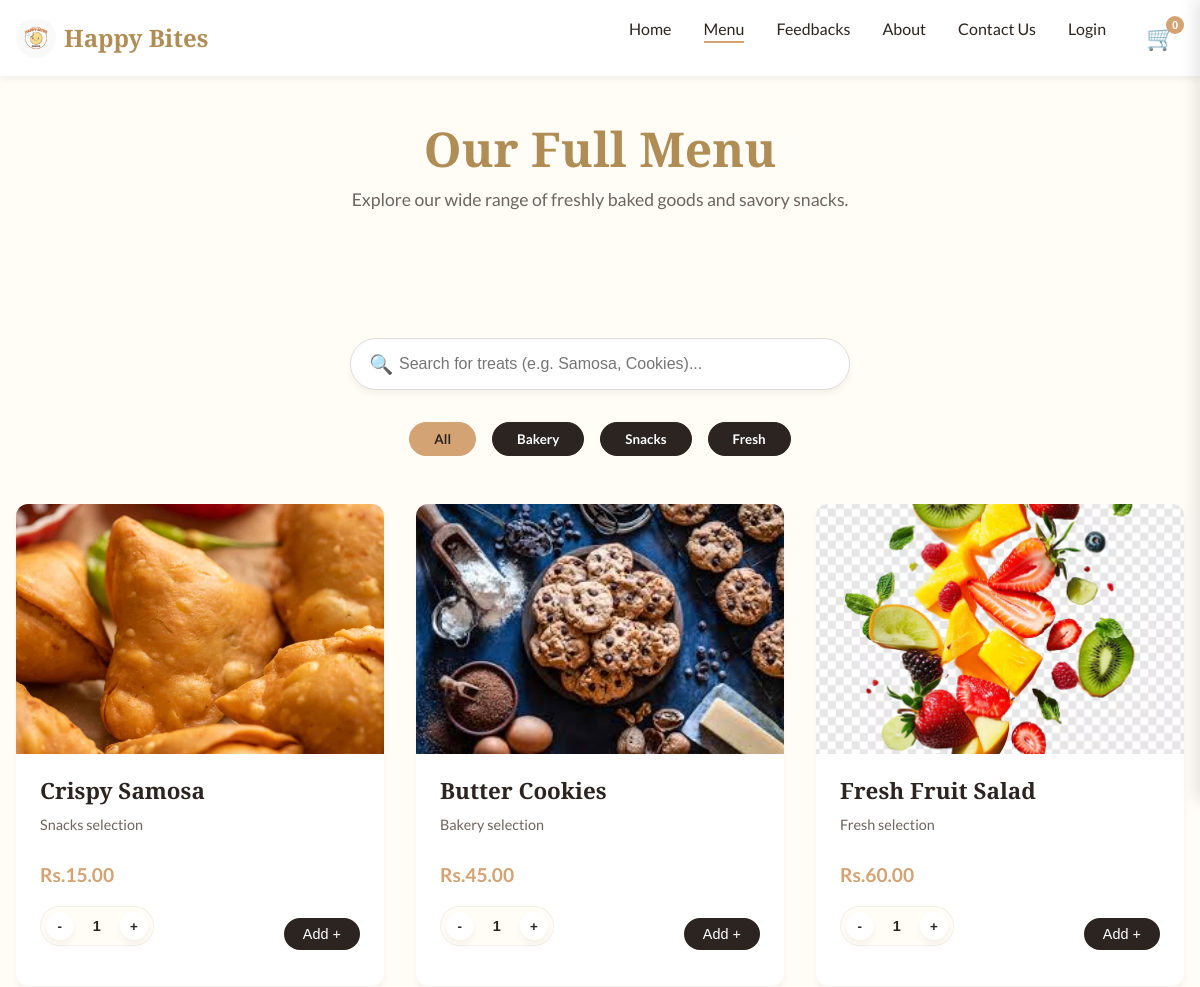
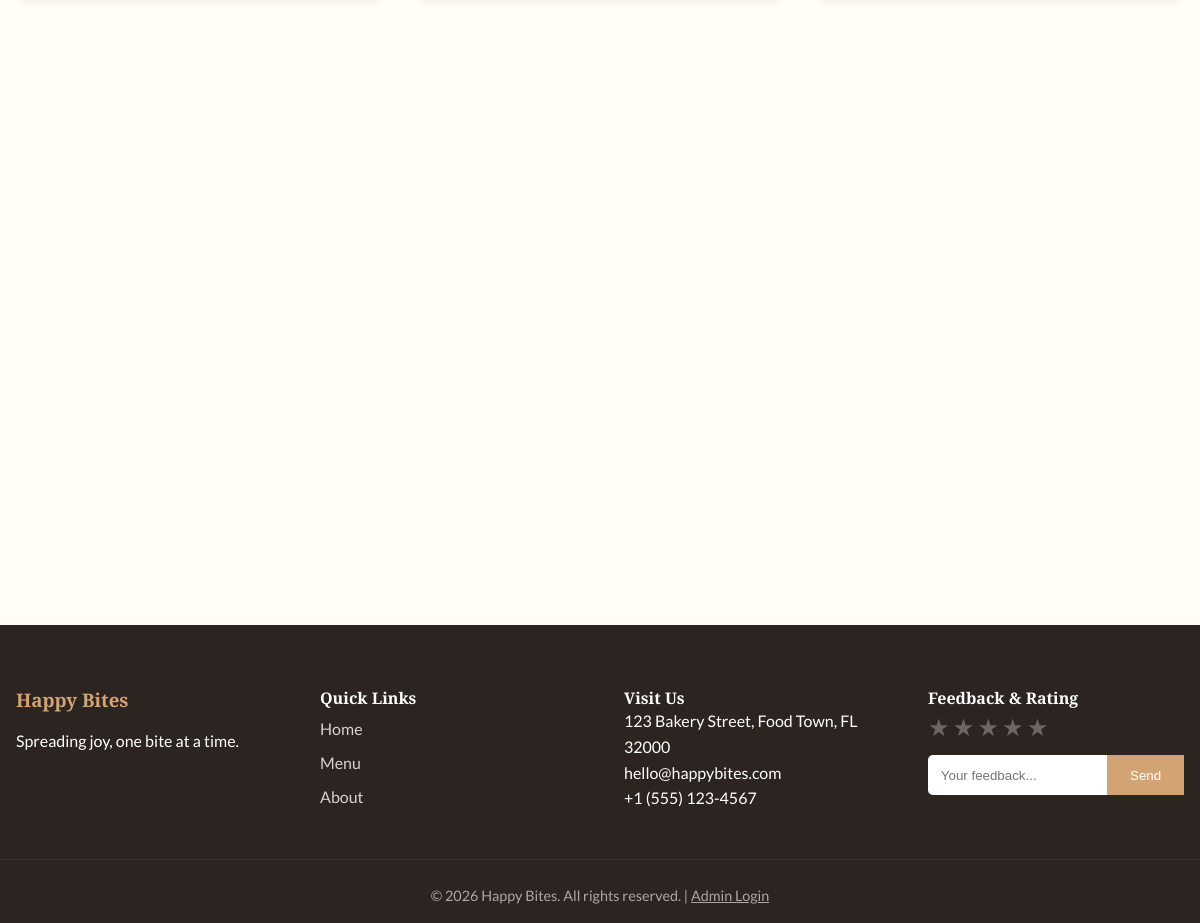
The page /menu on the database its author committed (2 pictures, top to bottom).
### app.py (models this page shows)
class Product(db.Model):
    id = db.Column(db.Integer, primary_key=True)
    name = db.Column(db.String(100), nullable=False)
    price = db.Column(db.Float, nullable=False)
    category = db.Column(db.String(50), nullable=False) # bakery, snacks, fresh
    image_url = db.Column(db.String(255), nullable=True)
    initial_stock = db.Column(db.Integer, default=50)
    remaining_stock = db.Column(db.Integer, default=50)

### app.py (the view)
@app.route('/menu')
def menu_page():
    all_products = Product.query.all()
    return render_template('menu.html', products=all_products)

### app.py (called while the page is built)
@app.context_processor
def inject_settings():
    settings = StoreSettings.query.first()
    if not settings:
        settings = StoreSettings()
        db.session.add(settings)
        db.session.commit()
    return dict(store_settings=settings)

### templates/menu.html (shortened to what this page needs)
<!DOCTYPE html>
<html lang="en">
<head>
    <link rel="stylesheet" href="/static/style.css">
</head>
<body>
    <nav class="navbar scrolled" id="navbar">
        <div class="container nav-container">
            <a href="/" class="logo">
                <img src="static/assets/images/logo.jpeg" alt="Happy Bites Logo" class="logo-img">
                <span class="logo-text">Happy Bites</span>
            </a>
            <ul class="nav-links">
                <li><a href="/" class="nav-link">Home</a></li>
                <li><a href="/menu" class="nav-link active">Menu</a></li>
                <li><a href="/feedbacks" class="nav-link">Feedbacks</a></li>
                <li><a href="/#about" class="nav-link">About</a></li>
                <li><a href="/#contact" class="nav-link">Contact Us</a></li>
                {% if session.user_logged_in %}
                <li><a href="#" class="nav-link" style="color: var(--primary);">Hi, {{ session.full_name.split()[0]
                        }}</a></li>
                <li><a href="/logout" class="nav-link">Logout</a></li>
                {% else %}
                <li><a href="/login" class="nav-link">Login</a></li>
                {% endif %}
                <li class="cart-item">
                    <button class="cart-btn" aria-label="View Cart">
                        <span class="cart-icon">🛒</span>
                        <span class="cart-count">0</span>
                    </button>
                </li>
            </ul>
        </div>
    </nav>
    <header class="menu-header">
        <div class="container">
            <h1 class="section-title">Our Full Menu</h1>
            <p class="section-desc">Explore our wide range of freshly baked goods and savory snacks.</p>
        </div>
    </header>
    <section class="section">
        <div class="container">
            <div class="menu-search-container">
                <span class="search-icon">🔍</span>
                <input type="text" id="menu-search" class="menu-search-input"
                    placeholder="Search for treats (e.g. Samosa, Cookies)...">
            </div>
            <div class="menu-filter-bar">
                <button class="filter-btn active" data-filter="all">All</button>
                <button class="filter-btn" data-filter="bakery">Bakery</button>
                <button class="filter-btn" data-filter="snacks">Snacks</button>
                <button class="filter-btn" data-filter="fresh">Fresh</button>
            </div>
            <div class="menu-grid">
                {% for product in products %}
                <article class="menu-card" data-category="{{ product.category }}" data-name="{{ product.name|lower }}">
                    <div class="card-image">
                        <img src="/{{ product.image_url }}" alt="{{ product.name }}">
            </div>
            <div class="card-content">
                <h3>{{ product.name }}</h3>
                <p>{{ product.category|capitalize }} selection</p>
                <div class="card-footer" style="flex-direction: column; align-items: flex-start; gap: 1rem;">
                    <span class="price" data-price="{{ product.price }}">Rs.{{ "%.2f"|format(product.price) }}</span>
                    {% if product.remaining_stock > 0 %}
                    <div style="display: flex; align-items: center; width: 100%; justify-content: space-between;">
                        <div class="qty-control">
                            <button class="qty-btn minus">-</button>
                            <input type="number" class="qty-input" value="1" min="1"
                                max="{{ product.remaining_stock }}">
                            <button class="qty-btn plus">+</button>
                        </div>
                        <button class="btn-add">Add +</button>
                    </div>
                    {% else %}
                    <button class="btn-add disabled" disabled style="background: #ccc; cursor: not-allowed;">Add+
                    </button>
                    {% endif %}
                </div>
            </div>
            </article>
            {% endfor %}
        </div>
        </div>
    </section>
    <footer id="contact" class="site-footer">
        <div class="container footer-content">
            <div class="footer-brand">
                <h3>Happy Bites</h3>
                <p>Spreading joy, one bite at a time.</p>
            </div>
            <div class="footer-links">
                <h4>Quick Links</h4>
                <a href="/">Home</a>
                <a href="/menu">Menu</a>
                <a href="/#about">About</a>
            </div>
            <div class="footer-contact">
                <h4>Visit Us</h4>
                <p>123 Bakery Street, Food Town, FL 32000</p>
                <p>hello@happybites.com</p>
                <p>+1 (555) 123-4567</p>
            </div>
            <div class="footer-newsletter">
                <h4>Feedback & Rating</h4>
                <form class="feedback-form" id="feedbackFormMenu">
                    <div class="star-rating">
                        <input type="radio" id="m-star5" name="rating" value="5" /><label for="m-star5"
                            title="5 stars">★</label>
                        <input type="radio" id="m-star4" name="rating" value="4" /><label for="m-star4"
                            title="4 stars">★</label>
                        <input type="radio" id="m-star3" name="rating" value="3" /><label for="m-star3"
                            title="3 stars">★</label>
                        <input type="radio" id="m-star2" name="rating" value="2" /><label for="m-star2"
                            title="2 stars">★</label>
                        <input type="radio" id="m-star1" name="rating" value="1" /><label for="m-star1"
                            title="1 star">★</label>
                    </div>
                    <div class="feedback-input-group">
                        <input type="text" id="feedbackMsgMenu" placeholder="Your feedback..." required>
                        <button type="submit">Send</button>
                    </div>
                </form>
            </div>
        </div>
        <div class="footer-bottom text-center">
            <p>&copy; 2026 Happy Bites. All rights reserved. | <a href="/admin"
                    style="color: inherit; text-decoration: underline;">Admin Login</a></p>
        </div>
    </footer>
</body>
</html>

### templates/menu.html (style rules this page uses)
.menu-header { padding: 120px 0 60px; background: var(--light-bg); text-align: center; }
.menu-search-container { width: 100%; max-width: 500px; margin: 0 auto 2rem; position: relative; }
.menu-search-input { width: 100%; padding: 1rem 1.5rem 1rem 3rem; border-radius: 30px; border: 1px solid #ddd; font-size: 1rem; outline: none; transition: var(--transition); box-shadow: var(--shadow-sm); }
.search-icon { position: absolute; left: 1.2rem; top: 50%; transform: translateY(-50%); color: #888; font-size: 1.2rem; }
.menu-filter-bar { display: flex; justify-content: center; gap: 1rem; margin-bottom: 3rem; flex-wrap: wrap; }
.filter-btn { background: #2c2420; color: #ffffff; border: 1px solid #2c2420; padding: 0.5rem 1.5rem; border-radius: 20px; cursor: pointer; transition: var(--transition); font-family: var(--font-body); font-weight: 600; }
.filter-btn:hover, .filter-btn.active { background: var(--primary); color: #2c2420; border-color: var(--primary); }

### rows shown on the page
Product: image_url (picture), name "Crispy Samosa", category "Snacks", price "15.00"
Product: image_url (picture), name "Butter Cookies", category "Bakery", price "45.00"
Product: image_url (picture), name "Fresh Fruit Salad", category "Fresh", price "60.00"
